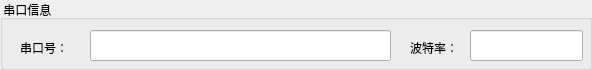
         <widget class="QGroupBox" name="groupBox_5">
          <property name="enabled">
           <bool>true</bool>
          </property>
          <property name="minimumSize">
           <size>
            <width>0</width>
            <height>70</height>
           </size>
          </property>
          <property name="title">
           <string> 串口信息</string>
          </property>
          <widget class="QLabel" name="label_12">
           <property name="geometry">
            <rect>
             <x>410</x>
             <y>40</y>
             <width>72</width>
             <height>15</height>
            </rect>
           </property>
           <property name="text">
            <string>波特率：</string>
           </property>
          </widget>
          <widget class="QLineEdit" name="generalSerialLineEdit">
           <property name="geometry">
            <rect>
             <x>90</x>
             <y>30</y>
             <width>301</width>
             <height>31</height>
            </rect>
           </property>
           <property name="readOnly">
            <bool>true</bool>
           </property>
          </widget>
          <widget class="QLabel" name="label_5">
           <property name="geometry">
            <rect>
             <x>20</x>
             <y>40</y>
             <width>72</width>
             <height>15</height>
            </rect>
           </property>
           <property name="text">
            <string>串口号：</string>
           </property>
          </widget>
          <widget class="QLineEdit" name="generalBaudLineEdit">
           <property name="geometry">
            <rect>
             <x>470</x>
             <y>30</y>
             <width>113</width>
             <height>31</height>
            </rect>
           </property>
           <property name="readOnly">
            <bool>true</bool>
           </property>
          </widget>
         </widget>
